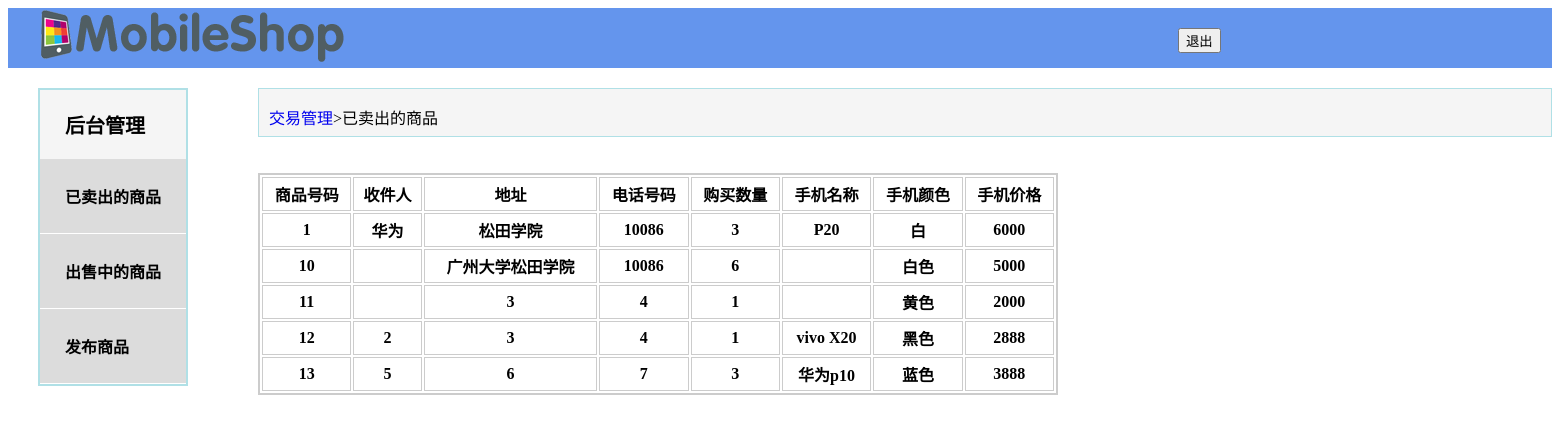
Page /jingtaiyemian/maichu.php (signed in) on the committed database.
### tables this page shows
CREATE TABLE `sellout` (
  `id` int(11) NOT NULL COMMENT '商品号码',
  `name` varchar(100) NOT NULL COMMENT '用户名',
  `site` varchar(100) NOT NULL COMMENT '地址',
  `phonenumber` int(20) NOT NULL COMMENT '电话号码',
  `number` int(20) NOT NULL COMMENT '购买数量',
  `phonename` varchar(100) NOT NULL COMMENT '手机名称',
  `color` varchar(100) NOT NULL COMMENT '手机颜色',
  `price` varchar(100) NOT NULL COMMENT '手机价格'
);

### jingtaiyemian/maichu.php (the view, shortened to what this page needs)
<?php
$link = mysqli_connect('localhost','root', '');
$link->query("set names utf8");
$sql = "select * from sellout";
$result = mysqli_query($link,$sql);
?>
<!DOCTYPE html PUBLIC "-//W3C//DTD XHTML 1.0 Transitional//EN" "http://www.w3.org/TR/xhtml1/DTD/xhtml1-transitional.dtd">
<html>
<link rel="stylesheet" href="css/loginTest.css">
<head>
</head>
<body>
	<div>
		<div id="tu">
		  <img src="logo.png" />
		</div>
		<div id="tou">
			<p>
				<form method="post" style="position:relative;left:830px; top:20px;">
					<input type="submit" name="button" value="退出" />
				</form>
			</p>
		</div>
	</div>
	<div id="quanju">
		<nav>
		<div id="daohang">
			<h2 id="tupian">
				<p>后台管理</p>
			</h2>
			<li><a href="maichu.php">已卖出的商品</a></li>
			<li><a href="chushou.php">出售中的商品</a></li>
            <li><a href="fabushangping.php">发布商品</a></li>
		</nav>
	</div>
	<div id="lie">
		<p>
			<a href="jygl.jsp" style="text-decoration: none;">交易管理<a>>已卖出的商品
		</p>
	</div>
	<br />
	<br />
	<table>
		<tr>
			<th>商品号码</th>
			<th>收件人</th>
			<th>地址</th>
			<th>电话号码</th>
			<th>购买数量</th>
			<th>手机名称</th>
			<th>手机颜色</th>
			<th>手机价格</th>
		</tr>
		<?php
			while($row=mysqli_fetch_array($result)){
		?>
			<tr>
				<th><?php echo $row['id'];?></th>
				<th><?php echo $row['name'];?></th>
				<th><?php echo $row['site'];?></th>
				<th><?php echo $row['phonenumber'];?></th>
				<th><?php echo $row['number'];?></th>
				<th><?php echo $row['phonename'];?></th>
				<th><?php echo $row['color'];?></th>
				<th><?php echo $row['price'];?></th>
			</tr>
			<?php } ?>
	</table>
</body>
</html>

### jingtaiyemian/css/loginTest.css (style rules this page uses)
#tou { background: cornflowerblue; height: 60px; }
#tou p { float: right; text-decoration: none; margin-top: 5px; margin-right: 15px; }
#tu { float: left; margin-left: 30px; }
#tou p { padding-top: 18px; padding-left: 260px; }
nav { float: left; width: 150px; }
nav a { text-decoration: none; display: block; padding: 25px; margin-right: 0; color: #093; font-weight: bold; background-color: #DCDCDC; border-bottom: 1PX solid #ffffff; }
nav li { list-style-type: none; }
nav a:link { color: black; }
#quanju { margin-top: 20px; margin-left: 30px; }
#daohang { background: whitesmoke; border: 2px solid powderblue; }
#lie { padding-left: 10px; background: whitesmoke; padding-bottom: 7px; border: 1px solid #B0E0E6; margin-left: 250px; height: 40px; }
h2 { font-size: 20px; }
#tupian { background-image: url(../img/jygl.png); background-repeat: no-repeat; background-position: left 0; }
#tupian p { padding-left: 25px; }

### jingtaiyemian/maichu.php (style rules this page uses)
table { border: 2px #CCCCCC solid; width: 800px; margin-left: 250px; }
table td, th { text-align: center; height: 30px; border: #CCCCCC 1px solid; }

### rows in the picture
sellout: id "1", name "华为", site "松田学院", phonenumber "10086", number "3", phonename "P20", color "白", price "6000"
sellout: id "10", site "广州大学松田学院", phonenumber "10086", number "6", color "白色", price "5000"
sellout: id "11", site "3", phonenumber "4", number "1", color "黄色", price "2000"
sellout: id "12", name "2", site "3", phonenumber "4", number "1", phonename "vivo X20", color "黑色", price "2888"
sellout: id "13", name "5", site "6", phonenumber "7", number "3", phonename "华为p10", color "蓝色", price "3888"
